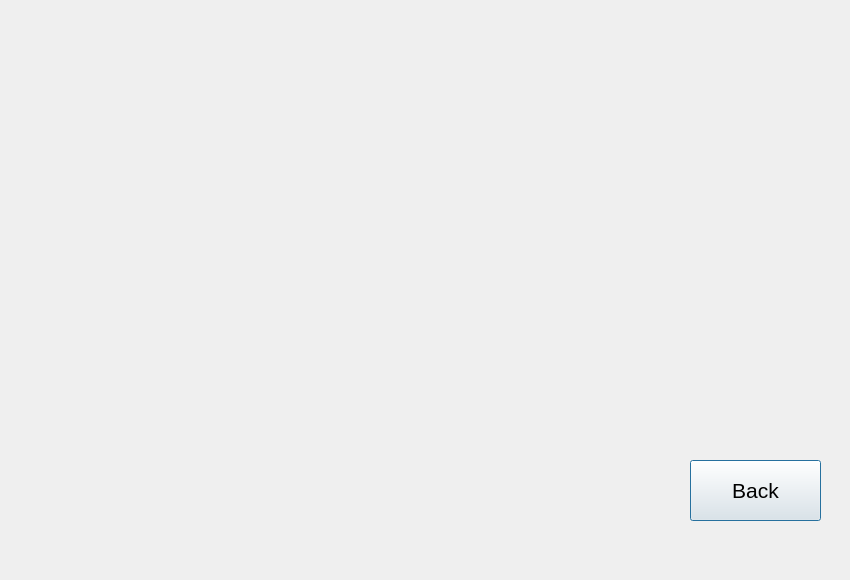
<?xml version="1.0" encoding="UTF-8"?>
<ui version="4.0">
 <class>Recognize</class>
 <widget class="QDialog" name="Recognize">
  <property name="geometry">
   <rect>
    <x>0</x>
    <y>0</y>
    <width>850</width>
    <height>580</height>
   </rect>
  </property>
  <property name="windowTitle">
   <string>Dialog</string>
  </property>
  <widget class="QLabel" name="lblRecognizemg">
   <property name="geometry">
    <rect>
     <x>4</x>
     <y>1</y>
     <width>640</width>
     <height>480</height>
    </rect>
   </property>
   <property name="text">
    <string/>
   </property>
  </widget>
  <widget class="QLabel" name="lblRecName">
   <property name="geometry">
    <rect>
     <x>650</x>
     <y>0</y>
     <width>191</width>
     <height>201</height>
    </rect>
   </property>
   <property name="font">
    <font>
     <pointsize>16</pointsize>
    </font>
   </property>
   <property name="text">
    <string/>
   </property>
  </widget>
  <widget class="QPushButton" name="btnRecBack">
   <property name="geometry">
    <rect>
     <x>690</x>
     <y>460</y>
     <width>131</width>
     <height>61</height>
    </rect>
   </property>
   <property name="font">
    <font>
     <pointsize>16</pointsize>
    </font>
   </property>
   <property name="text">
    <string>Back</string>
   </property>
  </widget>
 </widget>
 <resources/>
 <connections/>
</ui>
